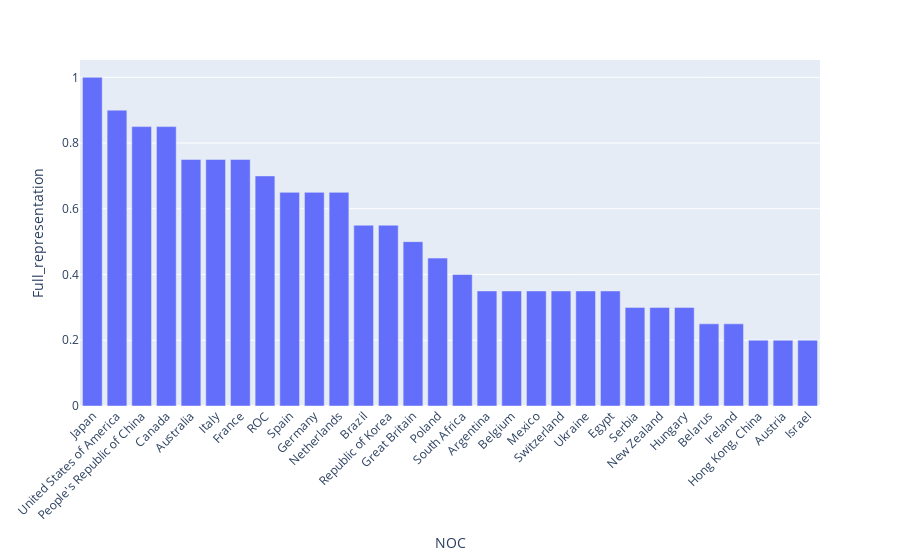

Write notebook code for a chart like this one.
### Code cell
# create an interactive graph of top 20 countries with most full representative


# create an interactive graph of top 20 countries with relative full representative
fig = px.bar(percentages.sort_values('Full_representation',ascending = False).iloc[0:30], 
             x="NOC", y='Full_representation', hover_data=['Full_representation'])

# tickangle xaxis
fig.update_layout(xaxis_tickangle=-45)


fig.show()

### Figure 1 — Plotly figure (JSON) as saved in the notebook; plotly's stock layout.template omitted (floating-point values rounded to 4 significant figures)
{"data": [{"alignmentgroup": "True", "customdata": [[1], [0.9], [0.85], [0.85], [0.75], [0.75], [0.75], [0.7], [0.65], [0.65], [0.65], [0.55], [0.55], [0.5], [0.45], [0.4], [0.35], [0.35], [0.35], [0.35], [0.35], [0.35], [0.3], [0.3], [0.3], [0.25], [0.25], [0.2], [0.2], [0.2]], "hoverlabel": {"namelength": 0}, "hovertemplate": "NOC=%{x}<br>Full_representation=%{customdata[0]}", "legendgroup": "", "marker": {"color": "#636efa"}, "name": "", "offsetgroup": "", "orientation": "v", "showlegend": false, "textposition": "auto", "type": "bar", "x": ["Japan", "United States of America", "People's Republic of China", "Canada", "Australia", "Italy", "France", "ROC", "Spain", "Germany", "Netherlands", "Brazil", "Republic of Korea", "Great Britain", "Poland", "South Africa", "Argentina", "Belgium", "Mexico", "Switzerland", "Ukraine", "Egypt", "Serbia", "New Zealand", "Hungary", "Belarus", "Ireland", "Hong Kong, China", "Austria", "Israel"], "xaxis": "x", "y": [1, 0.9, 0.85, 0.85, 0.75, 0.75, 0.75, 0.7, 0.65, 0.65, 0.65, 0.55, 0.55, 0.5, 0.45, 0.4, 0.35, 0.35, 0.35, 0.35, 0.35, 0.35, 0.3, 0.3, 0.3, 0.25, 0.25, 0.2, 0.2, 0.2], "yaxis": "y"}], "layout": {"barmode": "relative", "legend": {"tracegroupgap": 0}, "margin": {"t": 60}, "xaxis": {"anchor": "y", "domain": [0, 1], "tickangle": -45, "title": {"text": "NOC"}}, "yaxis": {"anchor": "x", "domain": [0, 1], "title": {"text": "Full_representation"}}}}
